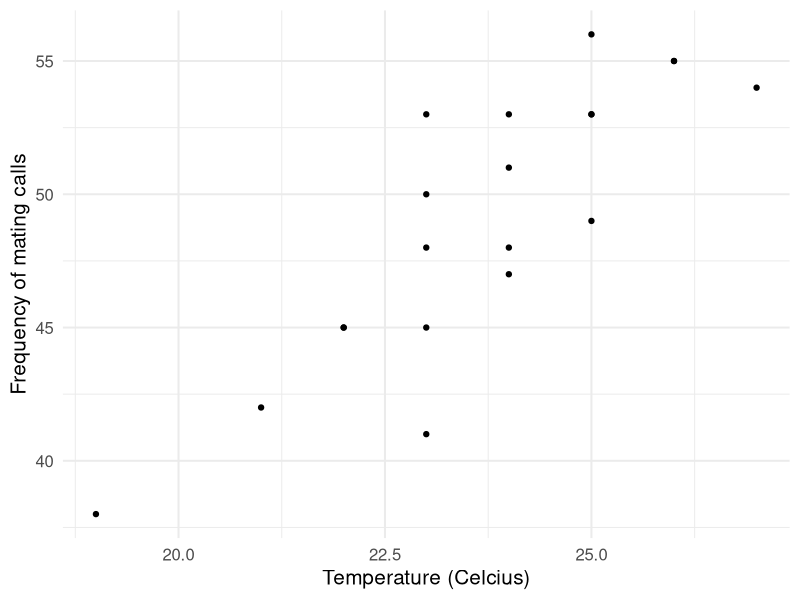
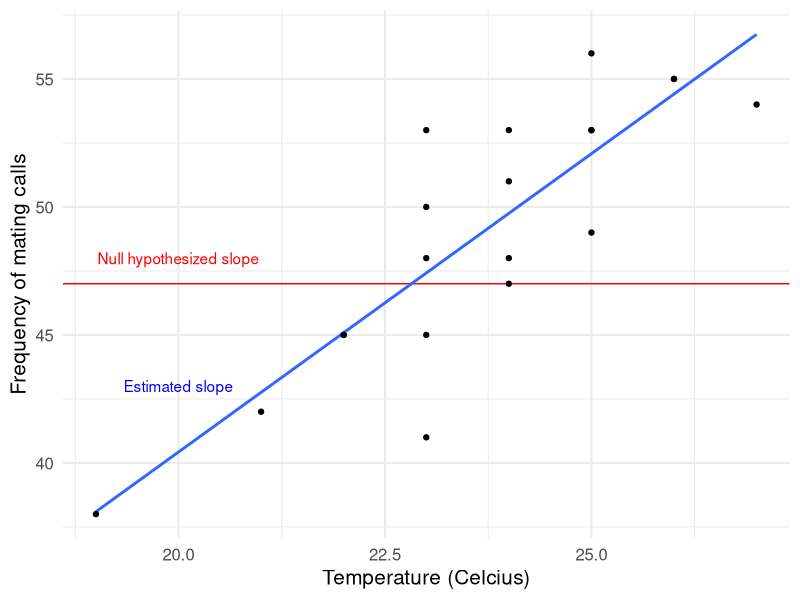
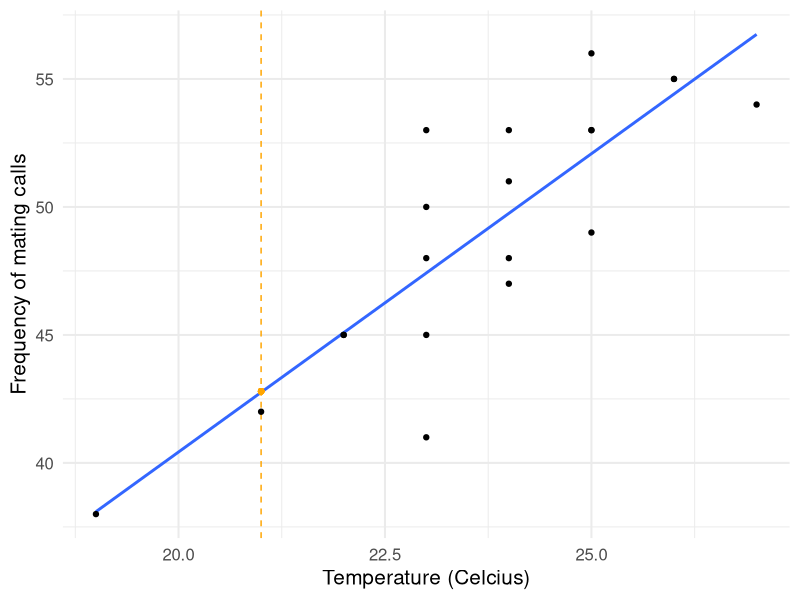
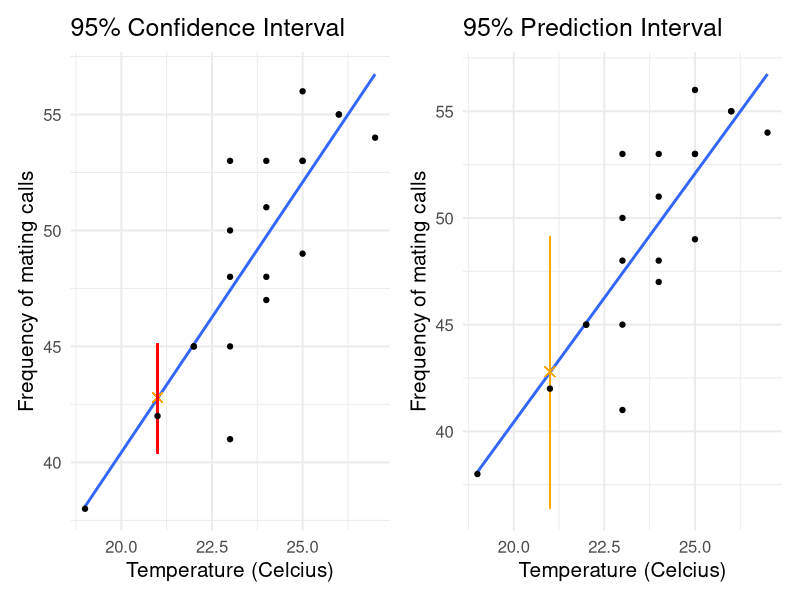

Reproduce these figures in R, in order.
## ---- chunk 1
library(ggplot2)
library(dplyr)
library(broom)
library(tidyr)
library(tibble)
## ---- chunk 2
frog_data <- tibble(id = 1:20,
       temp = c(19, 21, 22, 22, 23, 23, 23, 23, 23, 
                24, 24, 24, 24,
                25, 25, 25, 25, 26, 26, 27),
       freq = c(38, 42, 45, 45, 41, 45, 48, 50, 53, 51, 48, 53, 47,
                53, 49, 56, 53, 55, 55, 54))

ggplot(frog_data, aes(x = temp, y = freq)) +
  geom_point() +
  theme_minimal(base_size = 15) +
  labs(x = "Temperature (Celcius)", y = "Frequency of mating calls")
## ---- chunk 3
frog_lm <- lm(formula = freq ~ temp, data = frog_data)
tidy(frog_lm)
glance(frog_lm) 
frog_data_aug <- augment(frog_lm)
head(frog_data_aug)
## ---- chunk 4
glance(frog_lm) 
## ---- chunk 5
frog_data_aug %>% summarise(min_resid = min(.resid),
                            q25_resid = quantile(.resid, 0.25),
                            mean_resid = mean(.resid),
                            q75_resid = quantile(.resid, 0.75),
                            max_resid = max(.resid))
## ---- chunk 6
ggplot(frog_data, aes(x = temp, y = freq)) +
  theme_minimal(base_size = 15) +
  labs(x = "Temperature (Celcius)", y = "Frequency of mating calls") + 
  geom_hline(aes(yintercept = 47), col = "red") +
  geom_text(aes(x = 20, y = 48), label = "Null hypothesized slope", col = "red", check_overlap = T) +
  geom_smooth(method = "lm", se = F) +
  geom_text(aes(x = 20, y = 43), label = "Estimated slope", col = "blue", check_overlap = T) +
  geom_point()
## ---- chunk 7
tidy(frog_lm)
## ---- chunk 8
pt(q = 6.7211302, df = 18, lower.tail = F)*2
## ---- chunk 9
tidy(frog_lm)
## ---- chunk 10
t_star <- qt(p = 0.975, df = 18)
t_star
## ---- chunk 11
confint(frog_lm, "temp")
## ---- chunk 12
ggplot(frog_data, aes(x = temp, y = freq)) +
  theme_minimal(base_size = 15) +
  labs(x = "Temperature (Celcius)", y = "Frequency of mating calls") + 
  geom_smooth(method = "lm", se = F) +
  geom_vline(aes(xintercept = 21), col = "orange", lty = 2)+
  geom_point(aes(x = 21, y = 42.8), col = "orange") +
  geom_point()
## ---- chunk 13
# specify the value of the explanatory variable for which you want the prediction:
newdata = data.frame(temp = 21) 

# use `predict()` to make prediction and confidence intervals
prediction_interval <- predict(frog_lm, newdata, interval = "predict")
prediction_interval

confidence_interval <- predict(frog_lm, newdata, interval = "confidence")
confidence_interval
## ---- chunk 14
plot_a <- ggplot(frog_data, aes(x = temp, y = freq)) +
  theme_minimal(base_size = 15) +
  labs(x = "Temperature (Celcius)", y = "Frequency of mating calls") + 
  geom_smooth(method = "lm", se = F) +
  geom_point(aes(x = 21, y = 42.8), col = "orange", size = 3, pch = 4) +
  geom_segment(aes(x = 21, xend = 21, y = 40.38472, yend = 45.12887), col = "red") + # confidence interval
  geom_point() + 
  labs(title = "95% Confidence Interval") 

plot_b <- ggplot(frog_data, aes(x = temp, y = freq)) +
  theme_minimal(base_size = 15) +
  labs(x = "Temperature (Celcius)", y = "Frequency of mating calls") + 
  geom_smooth(method = "lm", se = F) +
  geom_point(aes(x = 21, y = 42.8), col = "orange", size = 3, pch = 4) +
  geom_segment(aes(x = 21, xend = 21, y = 36.37187, yend = 49.1473), col = "orange", alpha = 0.4) + # prediction interval
  geom_point() + 
  labs(title = "95% Prediction Interval") 

library(patchwork)

plot_a + plot_b + plot_layout()
